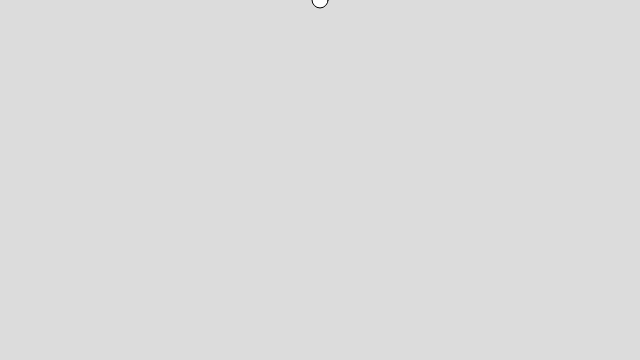
Frame 1 (no input)
Frame 60 (no input): blank canvas, image omitted
Frame 120 (the mouse pressed at the canvas centre since frame 60): blank canvas, image omitted

The p5.js sketch that drew this single still picture (run headless with seeded random() and noise() and a simulated clock; from frame 60 on, the mouse is pressed at the canvas centre):

// p5.js sketch
// ── sketch.js
var w;

function setup() {
  createCanvas(640, 360);
  w = new Walker();
}

function draw() {
  background(220);
  w.update();
  w.display();
}

function Walker(){
  this.pos = createVector(width/2, 0);
  this.vel = createVector(0, 0);
  this.acc = createVector(0, 0.1);

  this.update = function(){
    this.acc = createVector(random(-0.5,0.5),random(-0.5,0.5));
    this.acc.mult(0.2);
    this.vel.add(this.acc);
    this.pos.add(this.vel);
  }

  this.display = function(){
    fill(255);
    ellipse(this.pos.x, this.pos.y, 16, 16);
  }
}
